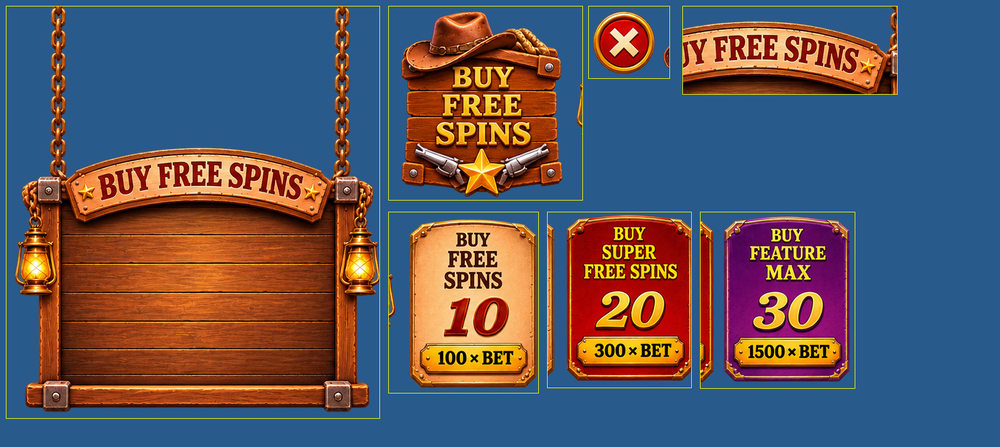
#> input picture art/ui/buy/supplied/all.png, 1000 x 447 px, shrunk from 1700 x 760 before the run, given in place of buy_free_spins_button.png, which was not available
$ python clean_buy_ui_simple.py ../../art/ui/buy/supplied/all.png ../../art/ui/buy/supplied/chk.png
#> lines starting #> are read from the running program, lines starting #| are printed output that depends on the picture; after the words box and inside, x2 and y2 are one past the last pixel; in counts of white or black regions, pixels touching at a corner belong together
#> further down, a is the input picture: shape (447, 1000, 4); mean R, G, B, A 92.8, 86.2, 94.5, 255
"""Prepare Darshan's simplified Buy Feature PNGs (Lost_Gold_Train_Buy_Feature_SIMPLE_FIXED.zip, 2026-11-21).

One PNG per control; artwork used as supplied (no scaling, no colour change). Only presentation-sheet leftovers are
removed: the file-name / state labels and the sheet header, and slivers of neighbouring items, i.e. opaque pieces
that are not the control itself. The chain extension is cut to a clean repeating tile of chain links (the supplied
strip repeats a sheet header every 134 px).

Usage: python3 clean_buy_ui_simple.py SRC_DIR OUT_DIR
"""
import sys, os, json
import numpy as np
from PIL import Image
from scipy import ndimage

src, out = sys.argv[1], sys.argv[2]; os.makedirs(out, exist_ok=True)
meta = {}

def keep_main(a, glow_max=12, body=False):
    """Keep the control and drop sheet leftovers.
    body=False: the control is the biggest opaque piece (filled), plus its soft glow up to the glow width seen on its
                top side. Used for the board, title and main button.
    body=True:  the control sits in a wide half-transparent halo that also holds the sheet's state label and a
                neighbour's edge, so the control is its fully opaque piece and only glow_max px of the halo is kept
                around it. Used for the three cards and the close button."""
#> called with glow_max = 12, body = False
    a = a.copy(); al = a[..., 3].astype(np.float32) / 255
#> after `al = a[..., 3].astype(np.float32) / 255`: al: shape (447, 1000) float32; every value is 1
    if body:
        solid = al > .97                     # the card itself is fully opaque; its orange halo and the labels are not
    else:
        solid = al > .6
#> solid: shape (447, 1000) bool; every value is 1
    lab, n = ndimage.label(ndimage.binary_closing(solid, iterations=2)); sizes = np.bincount(lab.ravel()); sizes[0] = 0
#> after `lab, n = ndimage.label(ndimage.binary_closing(solid, iterations=2))`:
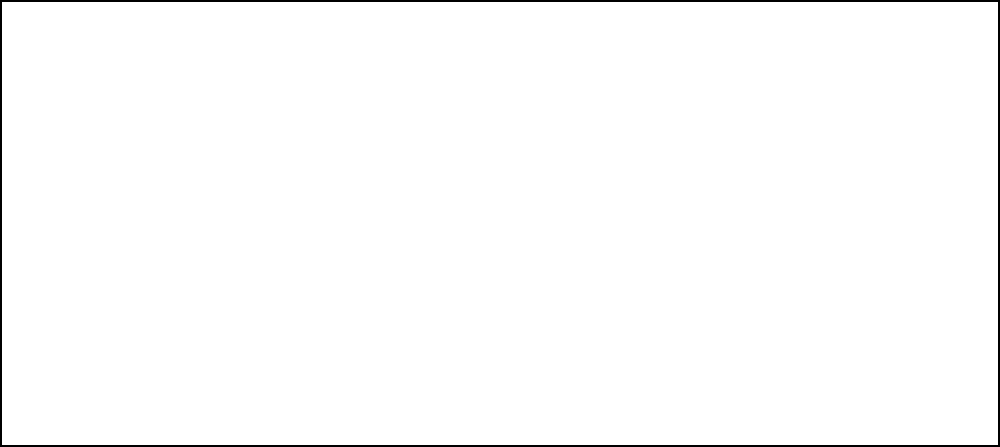
#> lab: shape (447, 1000) int32; values 0 (black) and 1 (white), 98.7% white; 1 black region, box (x1, y1, x2, y2) and area: (0, 0, 1000, 447) 5772
#> after `lab, n = ndimage.label(ndimage.binary_closing(solid, iterations=2))`: n = 1
#> after `sizes = np.bincount(lab.ravel())`: sizes = [5772, 441228]
    main = ndimage.binary_fill_holes(ndimage.binary_closing(lab == sizes.argmax(), iterations=6))
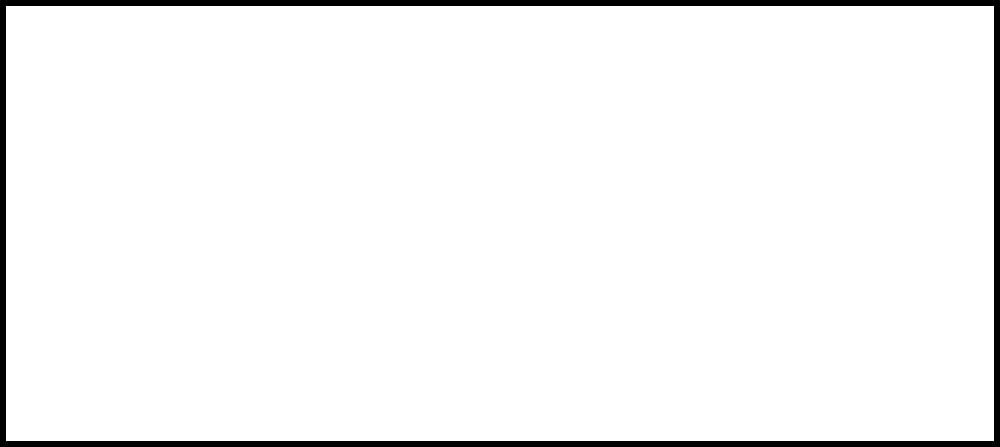
#> main: shape (447, 1000) bool; 96.1% white; 1 black region, box (x1, y1, x2, y2) and area: (0, 0, 1000, 447) 17220
    if body:
        g = glow_max
    else:
        ys, xs = np.where(main); top = ys.min(); cx0, cx1 = xs.min(), xs.max()
#> after `top = ys.min()`: top = 6
#> after `cx0, cx1 = (xs.min(), xs.max())`: cx0 = 6; cx1 = 993
        col = al[:top, cx0 + (cx1 - cx0) // 3: cx1 - (cx1 - cx0) // 3]
        rows = np.where((col > .03).any(1))[0]; g = min(glow_max, top - rows.min()) if len(rows) else 4
#> after `rows = np.where((col > 0.03).any(1))[0]`: rows = [0, 1, 2, 3, 4, 5]
#> after `g = min(glow_max, top - rows.min()) if len(rows) else 4`: g = 6
    dist = ndimage.distance_transform_edt(~main)
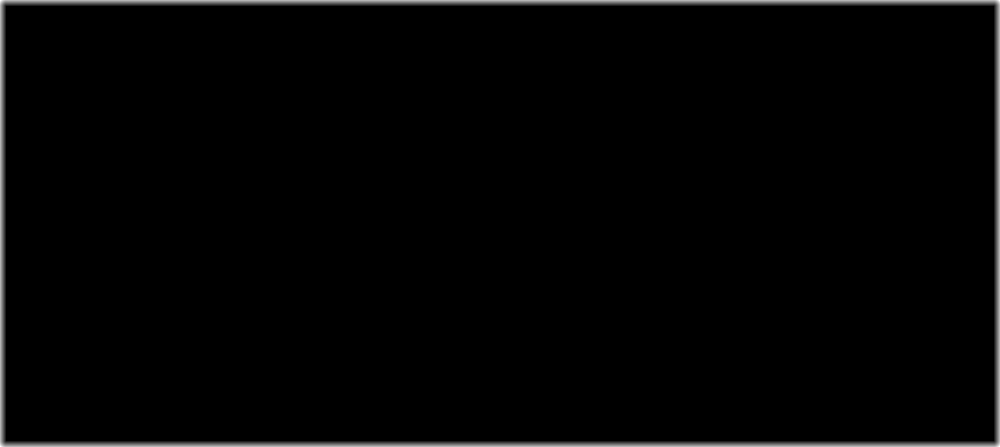
#> dist: shape (447, 1000) float64; min 0, max 8.49, mean 0.135; drawn with min black and max white
    keep = np.clip((g + 1.5 - dist) / 1.5, 0, 1)
    if not body:
        other = (al > .6) & ~main
        lab3, n3 = ndimage.label(other)
#> n3 = 1
        for i in range(1, n3 + 1):
            piece = lab3 == i
            if piece.sum() > 25 and not (piece & ndimage.binary_dilation(main, iterations=2)).any(): keep[ndimage.binary_dilation(piece, iterations=3)] = 0
    a[..., 3] = (a[..., 3] * keep).astype(np.uint8)
    return a

def crop(a, pad=2):
    ys, xs = np.where(a[..., 3] > 6)
    return a[max(0, ys.min() - pad):ys.max() + 1 + pad, max(0, xs.min() - pad):xs.max() + 1 + pad]

for n in ['buy_free_spins_button', 'close_button', 'option_free_spins', 'option_super_free_spins', 'option_feature_max', 'popup_title_buy_free_spins']:
    a = np.asarray(Image.open(os.path.join(src, n + '.png')).convert('RGBA'))
    c = keep_main(a, glow_max=8 if n.startswith(('option', 'close', 'popup_title')) else 12, body=n.startswith(('option', 'close')))
    if n == 'popup_title_buy_free_spins':      # the sheet's header line above the sign
        r = np.where(((c[..., 3] > 230).sum(1)) > 250)[0][0]; c[:max(0, r - 12), :, 3] = 0
    c = crop(c); Image.fromarray(c).save(os.path.join(out, n + '.png'), optimize=True)
    meta[n] = list(c.shape[1::-1])
#> pass 2 of the loop `for n in ['buy_free_spins_button', 'close_button', 'option_free_spins'..`:
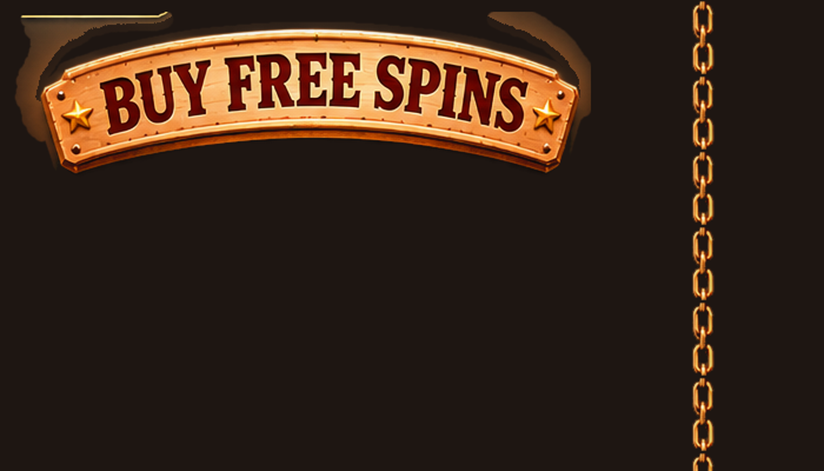
#> input picture art/ui/buy/supplied/chk.png, 824 x 471 px, shrunk from 1400 x 800 before the run, given in place of close_button.png, which was not available
#> a is the input picture: shape (471, 824, 4); mean R, G, B, A 56.3, 37.5, 25.1, 255
#> al: shape (471, 824) float32; every value is 1
#> in keep_main (call 2), `lab, n = ndimage.label(ndimage.binary_closing(solid, iterations=2))`:
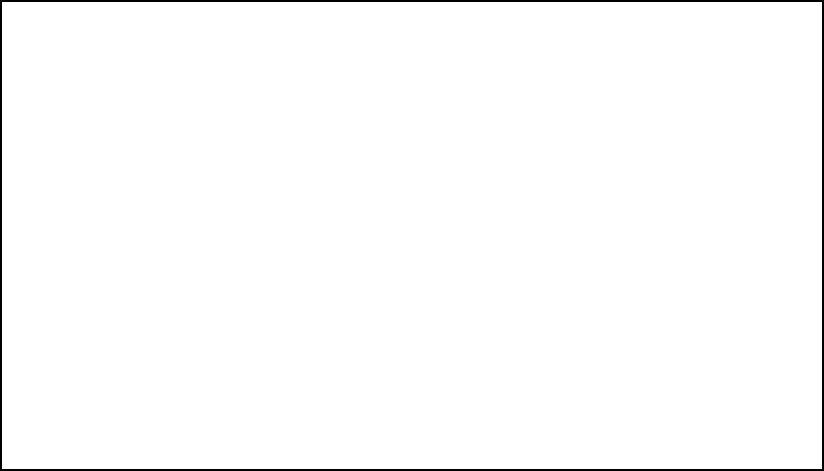
#> lab: shape (471, 824) int32; values 0 (black) and 1 (white), 98.7% white; 1 black region, box (x1, y1, x2, y2) and area: (0, 0, 824, 471) 5164
#> sizes = [5164, 382940]
#> main: shape (471, 824) bool; 96% white; 1 black region, box (x1, y1, x2, y2) and area: (0, 0, 824, 471) 15396
#> dist: shape (471, 824) float64
#> in keep_main (call 2), `keep = np.clip((g + 1.5 - dist) / 1.5, 0, 1)`:
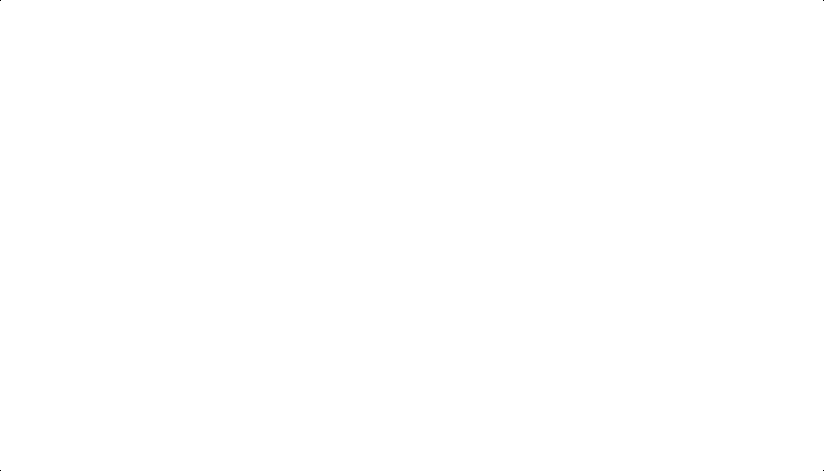
#> keep: shape (471, 824) float64; values 0.676 (black) and 1 (white), 100% white; black in thin lines or dots
#> a: shape (471, 824, 4); under 0.01% of pixels changed, all inside (x1, y1, x2, y2) = (0, 0, 824, 471)
#> (the run stopped early here; a loop or call above may not have finished)
